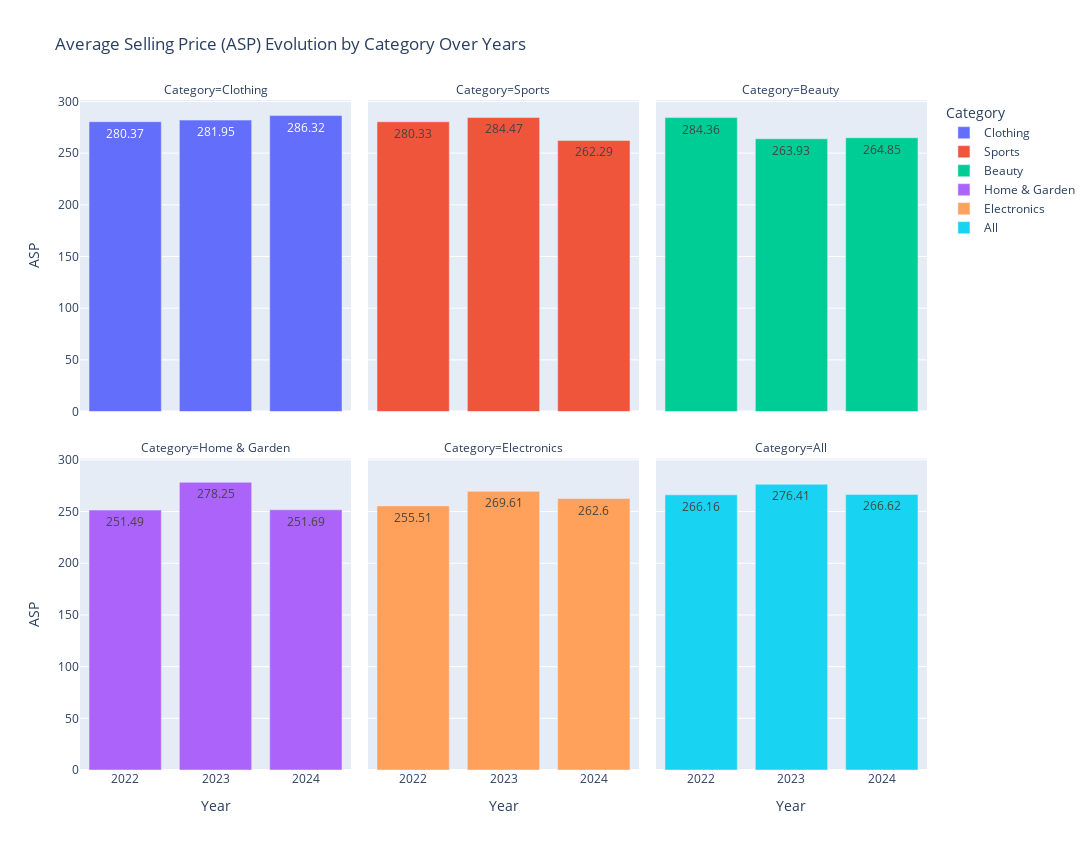

Notebook code cell kept with this figure:
### Code cell
# Add Year column to the original DataFrame if not already present
df['Year'] = df['PurchaseDate'].dt.year

# Calculate ASP per category per year
asp_per_year_category = df.groupby(['Year', 'Category']).apply(lambda x: np.round((x['TotalSale'] / x['QuantitySold']).mean(), 2)).reset_index()
asp_per_year_category.columns = ['Year', 'Category', 'ASP']

# Calculate ASP overall per year
asp_per_year_all = df.groupby('Year').apply(lambda x: np.round((x['TotalSale'].sum() / x['QuantitySold'].sum()), 2)).reset_index()
asp_per_year_all.columns = ['Year', 'ASP']

# Add a new 'All' category to the overall ASP DataFrame
asp_per_year_all['Category'] = 'All'

# Concatenate both DataFrames
asp_per_year_combined = pd.concat([asp_per_year_category.sort_values("ASP",ascending=False), asp_per_year_all], ignore_index=True)

# Plotting with Plotly Express using grouped bar charts
fig = px.bar(asp_per_year_combined, x='Year', y='ASP', color='Category',
             title='Average Selling Price (ASP) Evolution by Category Over Years',
             text='ASP',  # Display ASP values as text inside bars
             facet_col='Category', facet_col_wrap=3,  # Facet by Category to create separate bars for each Category
             height=850, width=1400)  # Adjust height and width as needed

# Customize layout
fig.update_layout(xaxis_title='Year',
                  yaxis_title='ASP',
                  legend_title='Category',
                  #legend=dict(orientation='h', yanchor='bottom', y=1.02, xanchor='right', x=1)
                  )

fig.show()

### Figure 1 — Plotly figure (JSON) as saved in the notebook; plotly's stock layout.template omitted (floating-point values rounded to 4 significant figures)
{"data": [{"alignmentgroup": "True", "hovertemplate": "Category=Clothing<br>Year=%{x}<br>ASP=%{text}<extra></extra>", "legendgroup": "Clothing", "marker": {"color": "#636efa", "pattern": {"shape": ""}}, "name": "Clothing", "offsetgroup": "Clothing", "orientation": "v", "showlegend": true, "text": [286.3, 281.9, 280.4], "textposition": "auto", "type": "bar", "x": [2024, 2023, 2022], "xaxis": "x4", "y": [286.3, 281.9, 280.4], "yaxis": "y4"}, {"alignmentgroup": "True", "hovertemplate": "Category=Sports<br>Year=%{x}<br>ASP=%{text}<extra></extra>", "legendgroup": "Sports", "marker": {"color": "#EF553B", "pattern": {"shape": ""}}, "name": "Sports", "offsetgroup": "Sports", "orientation": "v", "showlegend": true, "text": [284.5, 280.3, 262.3], "textposition": "auto", "type": "bar", "x": [2023, 2022, 2024], "xaxis": "x5", "y": [284.5, 280.3, 262.3], "yaxis": "y5"}, {"alignmentgroup": "True", "hovertemplate": "Category=Beauty<br>Year=%{x}<br>ASP=%{text}<extra></extra>", "legendgroup": "Beauty", "marker": {"color": "#00cc96", "pattern": {"shape": ""}}, "name": "Beauty", "offsetgroup": "Beauty", "orientation": "v", "showlegend": true, "text": [284.4, 264.9, 263.9], "textposition": "auto", "type": "bar", "x": [2022, 2024, 2023], "xaxis": "x6", "y": [284.4, 264.9, 263.9], "yaxis": "y6"}, {"alignmentgroup": "True", "hovertemplate": "Category=Home & Garden<br>Year=%{x}<br>ASP=%{text}<extra></extra>", "legendgroup": "Home & Garden", "marker": {"color": "#ab63fa", "pattern": {"shape": ""}}, "name": "Home & Garden", "offsetgroup": "Home & Garden", "orientation": "v", "showlegend": true, "text": [278.2, 251.7, 251.5], "textposition": "auto", "type": "bar", "x": [2023, 2024, 2022], "xaxis": "x", "y": [278.2, 251.7, 251.5], "yaxis": "y"}, {"alignmentgroup": "True", "hovertemplate": "Category=Electronics<br>Year=%{x}<br>ASP=%{text}<extra></extra>", "legendgroup": "Electronics", "marker": {"color": "#FFA15A", "pattern": {"shape": ""}}, "name": "Electronics", "offsetgroup": "Electronics", "orientation": "v", "showlegend": true, "text": [269.6, 262.6, 255.5], "textposition": "auto", "type": "bar", "x": [2023, 2024, 2022], "xaxis": "x2", "y": [269.6, 262.6, 255.5], "yaxis": "y2"}, {"alignmentgroup": "True", "hovertemplate": "Category=All<br>Year=%{x}<br>ASP=%{text}<extra></extra>", "legendgroup": "All", "marker": {"color": "#19d3f3", "pattern": {"shape": ""}}, "name": "All", "offsetgroup": "All", "orientation": "v", "showlegend": true, "text": [266.2, 276.4, 266.6], "textposition": "auto", "type": "bar", "x": [2022, 2023, 2024], "xaxis": "x3", "y": [266.2, 276.4, 266.6], "yaxis": "y3"}], "layout": {"annotations": [{"font": {}, "showarrow": false, "text": "Category=Home & Garden", "x": 0.16, "xanchor": "center", "xref": "paper", "y": 0.465, "yanchor": "bottom", "yref": "paper"}, {"font": {}, "showarrow": false, "text": "Category=Electronics", "x": 0.5, "xanchor": "center", "xref": "paper", "y": 0.465, "yanchor": "bottom", "yref": "paper"}, {"font": {}, "showarrow": false, "text": "Category=All", "x": 0.84, "xanchor": "center", "xref": "paper", "y": 0.465, "yanchor": "bottom", "yref": "paper"}, {"font": {}, "showarrow": false, "text": "Category=Clothing", "x": 0.16, "xanchor": "center", "xref": "paper", "y": 1.0, "yanchor": "bottom", "yref": "paper"}, {"font": {}, "showarrow": false, "text": "Category=Sports", "x": 0.5, "xanchor": "center", "xref": "paper", "y": 1.0, "yanchor": "bottom", "yref": "paper"}, {"font": {}, "showarrow": false, "text": "Category=Beauty", "x": 0.84, "xanchor": "center", "xref": "paper", "y": 1.0, "yanchor": "bottom", "yref": "paper"}], "barmode": "relative", "height": 850, "legend": {"title": {"text": "Category"}, "tracegroupgap": 0}, "title": {"text": "Average Selling Price (ASP) Evolution by Category Over Years"}, "width": 1400, "xaxis": {"anchor": "y", "domain": [0, 0.32], "title": {"text": "Year"}}, "xaxis2": {"anchor": "y2", "domain": [0.34, 0.66], "matches": "x", "title": {"text": "Year"}}, "xaxis3": {"anchor": "y3", "domain": [0.68, 1.0], "matches": "x", "title": {"text": "Year"}}, "xaxis4": {"anchor": "y4", "domain": [0, 0.32], "matches": "x", "showticklabels": false}, "xaxis5": {"anchor": "y5", "domain": [0.34, 0.66], "matches": "x", "showticklabels": false}, "xaxis6": {"anchor": "y6", "domain": [0.68, 1.0], "matches": "x", "showticklabels": false}, "yaxis": {"anchor": "x", "domain": [0, 0.465], "title": {"text": "ASP"}}, "yaxis2": {"anchor": "x2", "domain": [0, 0.465], "matches": "y", "showticklabels": false}, "yaxis3": {"anchor": "x3", "domain": [0, 0.465], "matches": "y", "showticklabels": false}, "yaxis4": {"anchor": "x4", "domain": [0.535, 1.0], "matches": "y", "title": {"text": "ASP"}}, "yaxis5": {"anchor": "x5", "domain": [0.535, 1.0], "matches": "y", "showticklabels": false}, "yaxis6": {"anchor": "x6", "domain": [0.535, 1.0], "matches": "y", "showticklabels": false}}}
